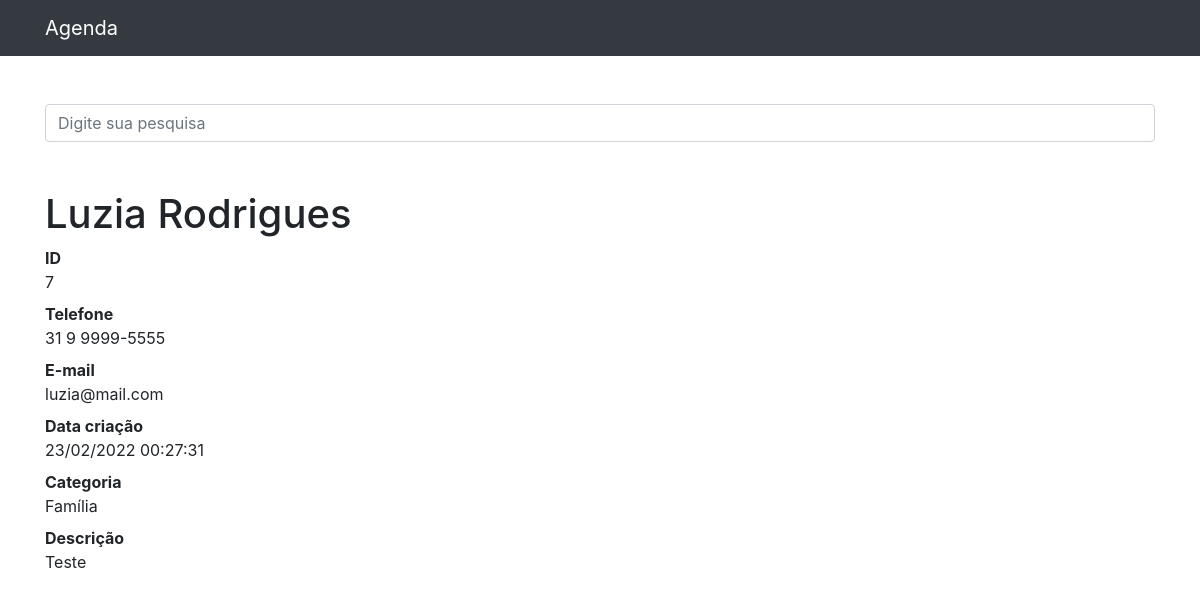
/7, run on the app's committed database.
### contatos/models.py (models this page shows, shortened)
class Contato(models.Model):
    nome = models.CharField(max_length=255)
    sobrenome = models.CharField(max_length=255, blank=True)
    telefone = models.CharField(max_length=15)
    email = models.CharField(max_length=255, blank=True)
    data_criacao = models.DateTimeField(default=timezone.now)
    descricao = models.TextField(blank=True)
    categoria = models.ForeignKey(Categoria, on_delete=models.DO_NOTHING)
    mostrar = models.BooleanField(default=True)

class Categoria(models.Model):
    nome = models.CharField(max_length=255)
    def __str__(self):
        return self.nome

### contatos/views.py (the view)
# urls.py: path('<int:contato_id>', views.ver_contato, name='ver_contato')
def ver_contato(request, contato_id):
    contato = get_object_or_404(Contato, id=contato_id)
    if not contato.mostrar:
        raise Http404
    return render(request, 'contatos/ver_contato.html', {
        'contato': contato
    })

### contatos/templates/contatos/ver_contato.html
{% extends 'base.html' %}
{% block conteudo %}
  <h1 class="mt-5">{{ contato.nome }} {{ contato.sobrenome }}</h1>
  <dl>
    <dt>ID</dt>
    <dd>{{ contato.id }}</dd>
    <dt>Telefone</dt>
    <dd>{{ contato.telefone }}</dd>
    <dt>E-mail</dt>
    <dd>{{ contato.email }}</dd>
    <dt>Data criação</dt>
    <dd>{{ contato.data_criacao|date:'d/m/Y H:i:s' }}</dd>
    <dt>Categoria</dt>
    <dd>{{ contato.categoria }}</dd>
    <dt>Descrição</dt>
    <dd>{{ contato.descricao }}</dd>
  </dl>
{% endblock %}

### data on the page
Contato: nome "Luzia", sobrenome "Rodrigues", id "7", telefone "31 9 9999-5555", email "luzia@mail.com", data_criacao "23/02/2022 00:27:31", categoria "Família", descricao "Teste"
